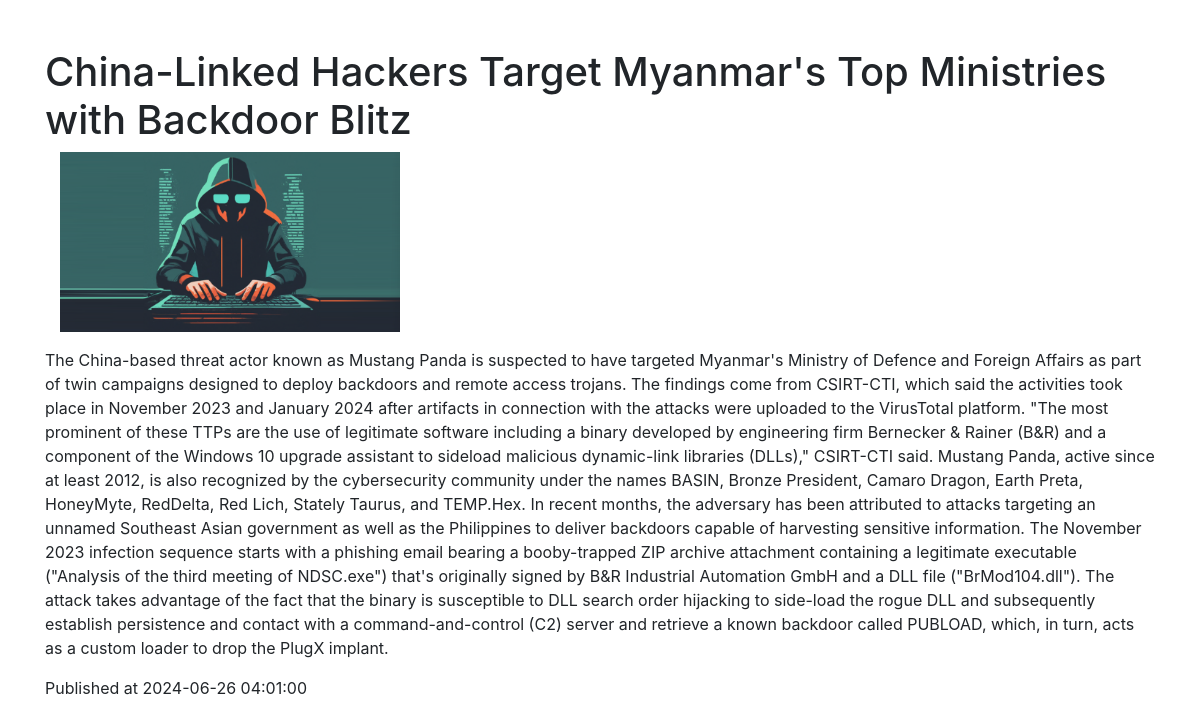
Page /article/12 on the committed database.
### main.py (models this page shows, shortened)
class Article(db.Model):
    id = db.Column(db.Integer, primary_key=True)
    title = db.Column(db.String(200), nullable=False)
    description = db.Column(db.String(500), nullable=False)
    image_file = db.Column(db.String(300), nullable=True)
    publishedAt = db.Column(db.DateTime, nullable=False, default=datetime.utcnow)

### main.py (the view)
@app.route('/article/<int:article_id>', methods=['GET'])
def get_article(article_id):
    article = Article.query.get(article_id)
    if not article:
        return render_template('404.html'), 404
    return render_template('article.html', article=article)

### templates/article.html (shortened to what this page needs)
<!doctype html>
<html lang="en">
<head>
    <link href="https://stackpath.bootstrapcdn.com/bootstrap/4.3.1/css/bootstrap.min.css" rel="stylesheet">
</head>
<body>
<div class="container">
    <h1 class="mt-5">{{ article.title }}</h1>
    <div class="col-md-4">
        <img src="{{ url_for('static', filename=article.image_file) }}" class="img-fluid mb-3" alt="Article Image">
    </div>
    <p>{{ article.description }}</p>
    <p class="mt-3">Published at {{ article.publishedAt }}</p>
</div>
</body>
</html>

### rows in the picture
Article: title "China-Linked Hackers Target Myanmar's Top Ministries with Backdoor Blitz", image_file (picture), description "The China-based threat actor known as Mustang Panda is suspected to have targeted Myanmar's Ministry of Defence and Foreign Affairs as part of twin campaigns designed to deploy backdoors and remote access trojans. The findings come from CSIRT-CTI, which said the activities took place in November 2023 and January 2024 after artifacts in connection with the attacks were uploaded to the VirusTotal platform. \"The most prominent of these TTPs are the use of legitimate software including a binary developed by engineering firm Bernecker & Rainer (B&R) and a component of the Windows 10 upgrade assistant to sideload malicious dynamic-link libraries (DLLs),\" CSIRT-CTI said. Mustang Panda, active…", publishedAt "2024-06-26 04:01:00"
